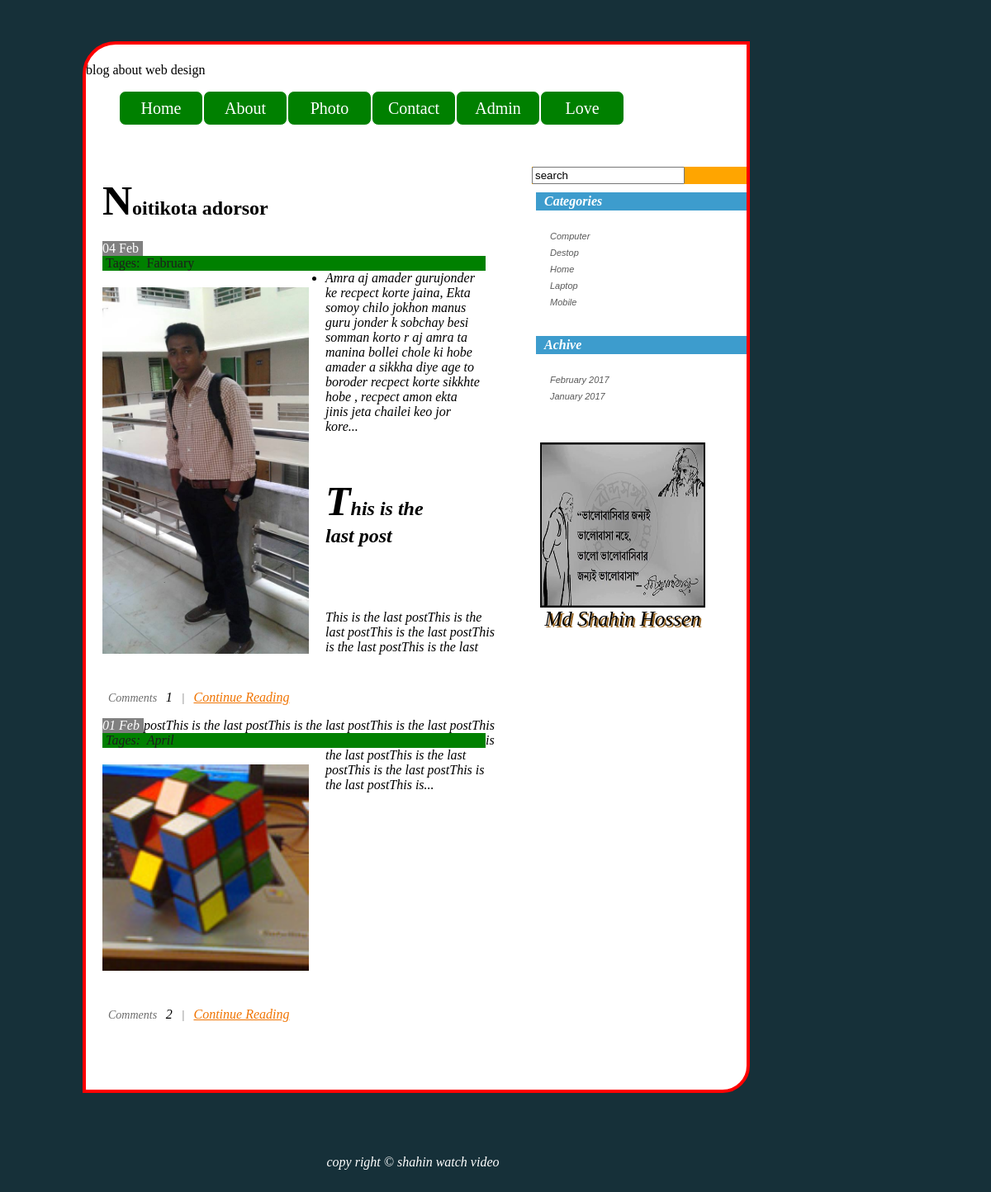
Screenshot of /archive.php?date=2017-02 with the database file from the repository.
### tables this page shows
CREATE TABLE IF NOT EXISTS `tbl_post` (
  `p_id` int(11) NOT NULL AUTO_INCREMENT,
  `p_title` varchar(255) NOT NULL,
  `p_description` text NOT NULL,
  `p_image` varchar(255) NOT NULL,
  `cat_id` int(11) NOT NULL,
  `tag_id` varchar(255) NOT NULL,
  `p_date` varchar(255) NOT NULL,
  `year` varchar(4) NOT NULL,
  `month` varchar(2) NOT NULL,
  `p_time` int(255) NOT NULL,
  PRIMARY KEY (`p_id`)
);

CREATE TABLE IF NOT EXISTS `tbl_category` (
  `cat_id` int(11) NOT NULL AUTO_INCREMENT,
  `cat_name` varchar(255) NOT NULL,
  PRIMARY KEY (`cat_id`)
);

CREATE TABLE IF NOT EXISTS `tbl_footer` (
  `id` int(11) NOT NULL AUTO_INCREMENT,
  `ft_description` text NOT NULL,
  PRIMARY KEY (`id`)
);

### archive.php (the view, shortened to what this page needs)
<?php
if(!isset($_REQUEST['date'] ) )
{
	header("location: index.php");
}
else
{
	$date1=$_REQUEST['date'];
	$year1=substr($date1,0,4);
	$month1=substr($date1,5,2);
}
?>
<?php include("header.php"); ?>
<?php
	 include("config.php");
		$limit=5;
		$page= @$_GET["page"];
		if($page)
			$start=($page-1) * $limit;
		else
			$start=0;
	 $statement= $db->prepare("SELECT * FROM tbl_post WHERE year=? AND month=? ORDER BY p_id DESC LIMIT $start, $limit");
		$statement->execute(array($year1,$month1) );
		$result= $statement->fetchAll(PDO::FETCH_ASSOC);
		foreach($result as $row)
		{
			?>
	  <div class= "post">
	  <h2><?php echo $row["p_title"]; ?></h2>
	  <div><span class= "date">
	  <?php
	     $post_date=$row["p_date"];
		 $day=substr($post_date,8,2);
	     $month=substr($post_date,5,2);
	      if($month=='02') {$month= "Feb"; }
	      echo $day.' '.$month;
	  ?>
	  </span></div> <div><span class= "categories">
	  Tages:&nbsp;
	  <?php
	$arr = explode(",",$row['tag_id'] );
	$count_arr = count(explode(",",$row['tag_id']) );
	$k=0;
	for($j=0;$j<$count_arr;$j++)
	{
		$statement1 = $db->prepare("SELECT * FROM tbl_tag WHERE tag_id=?");
		$statement1->execute(array($arr[$j]));
		$result1 = $statement1->fetchAll(PDO::FETCH_ASSOC);
		foreach($result1 as $row1)
		{
			$arr1[$k] = $row1['tag_name'];
		}
          $k++;
	}
	$tag_names = implode(",",$arr1);
		  echo  $tag_names;
	?>
	  </span></div>
	  <div class= "description">
	     <p><img src= "upload/<?php echo $row["p_image"]; ?>" alt= "" width= "250" />
		 <?php
		 $piceces=explode(" ",$row["p_description"]);
		 $final_words=implode(" ",array_splice($piceces, 0, 50) );
		 $final_words=$final_words.'...';
		 ?>
	         <?php echo $final_words; ?>
			 </p></div>
			 <p class= "comments">
			 <span>Comments </span>
			 <?php
			 $statement= $db->prepare("SELECT * FROM tbl_comment WHERE p_id=? AND active=1");
		     $statement->execute(array($row['p_id']));
		      $result= $statement->rowCount();
		     echo $result;
			 ?>
			 <span>|</span> <a href= "index2.php?id=<?php echo $row["p_id"]; ?>">Continue Reading</a></p>
			 </div>
			<?php
		}
	 ?>
	 <div class= "pagination">
			</div>
	<?php include("footer.php"); ?>

### footer.php (shortened to what this page needs)
</div>
<div id= "sidebar"	>
  <div id= "search">
     <input type= "text" value= "search">
	 </div>
	 <div class= "list">
	 <h2>Categories</h2>
	 <ul>
	 <?php
	 include("config.php");
	 $statement= $db->prepare("SELECT * FROM tbl_category ORDER BY cat_name ASC");
		$statement->execute();
		$result= $statement->fetchAll(PDO::FETCH_ASSOC);
		foreach($result as $row)
		{
			?><li> <a href= "category.php?id=<?php echo $row['cat_id']; ?>"><?php echo $row['cat_name']; ?></a></li><?php
		}
	 ?>
				</ul>
				<h2>Achive</h2>
				<?php
				$j=0;
	     $statement= $db->prepare("SELECT distinct(p_date) FROM tbl_post ORDER BY p_date DESC");
		$statement->execute();
		$result= $statement->fetchAll(PDO::FETCH_ASSOC);
		foreach($result as $row)
				{
					$ym= substr($row["p_date"],0,7 );
					$arr_date[$j]=$ym;
					$j++;
				}
				$result=array_unique($arr_date);
				$final_val=implode(",",$result);
				$final_arr_date=explode(",",$final_val);
				$final_arr_date_count=count(explode(",",$final_val));
				?>
	<ul>
	<?php
		for($j=0;$j<$final_arr_date_count;$j++)
				{
					 $year=substr($final_arr_date[$j],0,4);
	     $month=substr($final_arr_date[$j],5,2);
		 if($month=='01') {$month_full= "January"; }
	      if($month=='02') {$month_full= "February"; }
					?>
					<li>
			     <a href="archive.php?date=<?php echo $final_arr_date[$j]; ?>"><?php echo $month_full.' '.$year; ?></a>
			   </li>
					<?php
				}
	 ?>
</ul>
							</div>
							<div  class= "image" >
							<img src= "upload/4.jpg" alt= "" width= "200px" height= "200px" /><br>
								<span> Md Shahin Hossen</span>
							</div>
							</div>
							</div>
						</div>
	<div id= "footer">
       	<p>
		<?php
		include("config.php");
	    $statement= $db->prepare("SELECT * FROM tbl_footer WHERE id=1");
		$statement->execute();
		$result= $statement->fetchAll(PDO::FETCH_ASSOC);
		foreach($result as $row)
		{
		  echo $row['ft_description'];
		}
	?>
		</p>
 </div>
</body>
</html>

### style.css (style rules this page uses)
img { border:0px; }
html { width:1000px; height:100%; background-color:#163039; }
body { width:1000px; height:100%; position:relative; margin:0 auto; background-position:top left; }
html>body { height:auto; min-height:100%; }
#search { display:block; margin-left:40px; margin-bottom:10px; background-color:orange; }
#sidebar { width:300px; height:auto; float:left; margin-top:50px; margin-left:20px; }
#sidebar h2 { font-size:16px; color:#fff; background-color:#3d9ccd; padding:2px 10px; margin-top:10px; margin-left:10px; }
.image { width:300px; height:auto; font-size:25px; text-align:center; text-shadow: 2px 2px #996623; }
#footer { height:50px; position:relative; bottom:0px; text-align:center; color:#fff; }
.list { padding:0 0 15px 35px; }
.list ul { width:200px; overflow:hidden; padding:5px 0 15px 5px; }
.list li { list-style-type:none; background-position:top left; padding:0 0 5px 22px; height:15px; width:200px; float:left; }
.list a { font-family:Arial,Helvetica,sans-serif; font-size:11px; color:#595959; text-decoration:none; }
.categories { display:block; float:left; background-color:green; width:460px; font-size:16px; color:#1D1D1D; padding:0 0 0 4px; margin-left:20px; }
.date { float:left; background-color:grey; color:#fff; padding:0 5px 0 0; margin-left:20px; }
.post p { width:480px; padding:20px 8px 0 20px; }
.post h2 { width:400px; margin-left:20px; margin-top:12px; }
.post h2:first-letter { font-size:50px; }
.post p img { margin:20px 20px 8px 0; float:left; }
.comments { display:block; float:left; line-height:17px; padding:5px 0 0 19px; }
.comments a { color:#F07402; text-decoration:underline; }
.comments span { font-size:14px; color:#6E6E6E; padding:0 7px; }
div.pagination { padding:3px; margin:3px; z-index:1000; font-size:14px; margin-bottom:20px; }

### rows the page displays
tbl_post: p_title "Noitikota adorsor", p_date "04", p_date "Feb", tag_names "Fabruary", p_image (picture), final_words "Amra aj amader gurujonder ke recpect korte jaina, Ekta somoy chilo jokhon manus guru jonder k sobchay besi somman korto r aj amra ta manina bollei chole ki hobe amader a sikkha diye age to boroder recpect korte sikkhte hobe , recpect amon ekta jinis jeta chailei keo jor kore...", result "1"
tbl_post: p_title "This is the last post", p_date "01", p_date "Feb", tag_names "April", p_image (picture), final_words "This is the last postThis is the last postThis is the last postThis is the last postThis is the last postThis is the last postThis is the last postThis is the last postThis is the last postThis is the last postThis is the last postThis is the last postThis is...", result "2"
tbl_category: cat_name "Computer"
tbl_category: cat_name "Destop"
tbl_category: cat_name "Home"
tbl_category: cat_name "Laptop"
tbl_category: cat_name "Mobile"
tbl_footer: ft_description "copy right © shahin watch video"

### other values shown
$month_full "February"
$year "2017"
$month_full "January"
